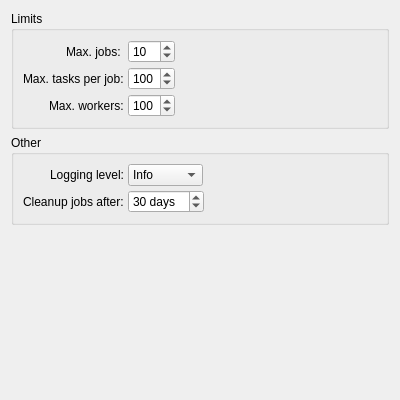
<?xml version="1.0" encoding="UTF-8"?>
<ui version="4.0">
 <class>settings_frame</class>
 <widget class="QFrame" name="settings_frame">
  <property name="geometry">
   <rect>
    <x>0</x>
    <y>0</y>
    <width>400</width>
    <height>400</height>
   </rect>
  </property>
  <property name="windowTitle">
   <string>Frame</string>
  </property>
  <property name="frameShape">
   <enum>QFrame::NoFrame</enum>
  </property>
  <layout class="QVBoxLayout" name="verticalLayout">
   <item>
    <widget class="QGroupBox" name="limits_groupBox">
     <property name="sizePolicy">
      <sizepolicy hsizetype="Preferred" vsizetype="Maximum">
       <horstretch>0</horstretch>
       <verstretch>0</verstretch>
      </sizepolicy>
     </property>
     <property name="title">
      <string>Limits</string>
     </property>
     <property name="xmlCategory" stdset="0">
      <string>limits</string>
     </property>
     <property name="expandable" stdset="0">
      <bool>true</bool>
     </property>
     <layout class="QFormLayout" name="limits_formLayout">
      <property name="fieldGrowthPolicy">
       <enum>QFormLayout::ExpandingFieldsGrow</enum>
      </property>
      <property name="labelAlignment">
       <set>Qt::AlignRight|Qt::AlignTrailing|Qt::AlignVCenter</set>
      </property>
      <property name="horizontalSpacing">
       <number>4</number>
      </property>
      <property name="verticalSpacing">
       <number>4</number>
      </property>
      <item row="0" column="0">
       <widget class="QLabel" name="maxJobs_label">
        <property name="text">
         <string>Max. jobs: </string>
        </property>
        <property name="buddy">
         <cstring>maxJobs_spinBox</cstring>
        </property>
       </widget>
      </item>
      <item row="0" column="1">
       <widget class="QSpinBox" name="maxJobs_spinBox">
        <property name="minimum">
         <number>1</number>
        </property>
        <property name="maximum">
         <number>999</number>
        </property>
        <property name="value">
         <number>10</number>
        </property>
        <property name="xmlTag" stdset="0">
         <string>maxJobs</string>
        </property>
       </widget>
      </item>
      <item row="1" column="0">
       <widget class="QLabel" name="maxTasksPerJob_label">
        <property name="text">
         <string>Max. tasks per job:</string>
        </property>
        <property name="buddy">
         <cstring>maxTasksPerJob_spinBox</cstring>
        </property>
       </widget>
      </item>
      <item row="1" column="1">
       <widget class="QSpinBox" name="maxTasksPerJob_spinBox">
        <property name="minimum">
         <number>1</number>
        </property>
        <property name="maximum">
         <number>999</number>
        </property>
        <property name="value">
         <number>100</number>
        </property>
        <property name="xmlTag" stdset="0">
         <string>maxTasksPerJob</string>
        </property>
       </widget>
      </item>
      <item row="2" column="0">
       <widget class="QLabel" name="maxWorkers_label">
        <property name="text">
         <string>Max. workers:</string>
        </property>
        <property name="buddy">
         <cstring>maxWorkers_spinBox</cstring>
        </property>
       </widget>
      </item>
      <item row="2" column="1">
       <widget class="QSpinBox" name="maxWorkers_spinBox">
        <property name="minimum">
         <number>1</number>
        </property>
        <property name="maximum">
         <number>999</number>
        </property>
        <property name="value">
         <number>100</number>
        </property>
        <property name="xmlTag" stdset="0">
         <string>maxWorkers</string>
        </property>
       </widget>
      </item>
     </layout>
    </widget>
   </item>
   <item>
    <widget class="QGroupBox" name="other_groupBox">
     <property name="sizePolicy">
      <sizepolicy hsizetype="Preferred" vsizetype="Maximum">
       <horstretch>0</horstretch>
       <verstretch>0</verstretch>
      </sizepolicy>
     </property>
     <property name="title">
      <string>Other</string>
     </property>
     <property name="xmlCategory" stdset="0">
      <string>other</string>
     </property>
     <property name="expandable" stdset="0">
      <bool>true</bool>
     </property>
     <layout class="QFormLayout" name="other_formLayout">
      <property name="fieldGrowthPolicy">
       <enum>QFormLayout::ExpandingFieldsGrow</enum>
      </property>
      <property name="labelAlignment">
       <set>Qt::AlignRight|Qt::AlignTrailing|Qt::AlignVCenter</set>
      </property>
      <property name="horizontalSpacing">
       <number>4</number>
      </property>
      <property name="verticalSpacing">
       <number>4</number>
      </property>
      <item row="0" column="0">
       <widget class="QLabel" name="verbosity_label">
        <property name="text">
         <string>Logging level:</string>
        </property>
        <property name="buddy">
         <cstring>maxJobs_spinBox</cstring>
        </property>
       </widget>
      </item>
      <item row="0" column="1">
       <widget class="QComboBox" name="verbosity_comboBox">
        <property name="currentIndex">
         <number>1</number>
        </property>
        <property name="xmlTag" stdset="0">
         <string>loggingLevel</string>
        </property>
        <item>
         <property name="text">
          <string>Warning</string>
         </property>
        </item>
        <item>
         <property name="text">
          <string>Info</string>
         </property>
        </item>
        <item>
         <property name="text">
          <string>Debug</string>
         </property>
        </item>
       </widget>
      </item>
      <item row="1" column="0">
       <widget class="QLabel" name="cleanupJobsAfter_label">
        <property name="text">
         <string>Cleanup jobs after:</string>
        </property>
        <property name="buddy">
         <cstring>maxTasksPerJob_spinBox</cstring>
        </property>
       </widget>
      </item>
      <item row="1" column="1">
       <widget class="QSpinBox" name="cleanupJobsAfter_spinBox">
        <property name="suffix">
         <string> days</string>
        </property>
        <property name="minimum">
         <number>0</number>
        </property>
        <property name="maximum">
         <number>999</number>
        </property>
        <property name="value">
         <number>30</number>
        </property>
        <property name="xmlTag" stdset="0">
         <string>cleanupJobsAfter</string>
        </property>
       </widget>
      </item>
     </layout>
    </widget>
   </item>
   <item>
    <spacer name="verticalSpacer">
     <property name="orientation">
      <enum>Qt::Vertical</enum>
     </property>
     <property name="sizeHint" stdset="0">
      <size>
       <width>20</width>
       <height>40</height>
      </size>
     </property>
    </spacer>
   </item>
  </layout>
 </widget>
 <resources/>
 <connections/>
</ui>
